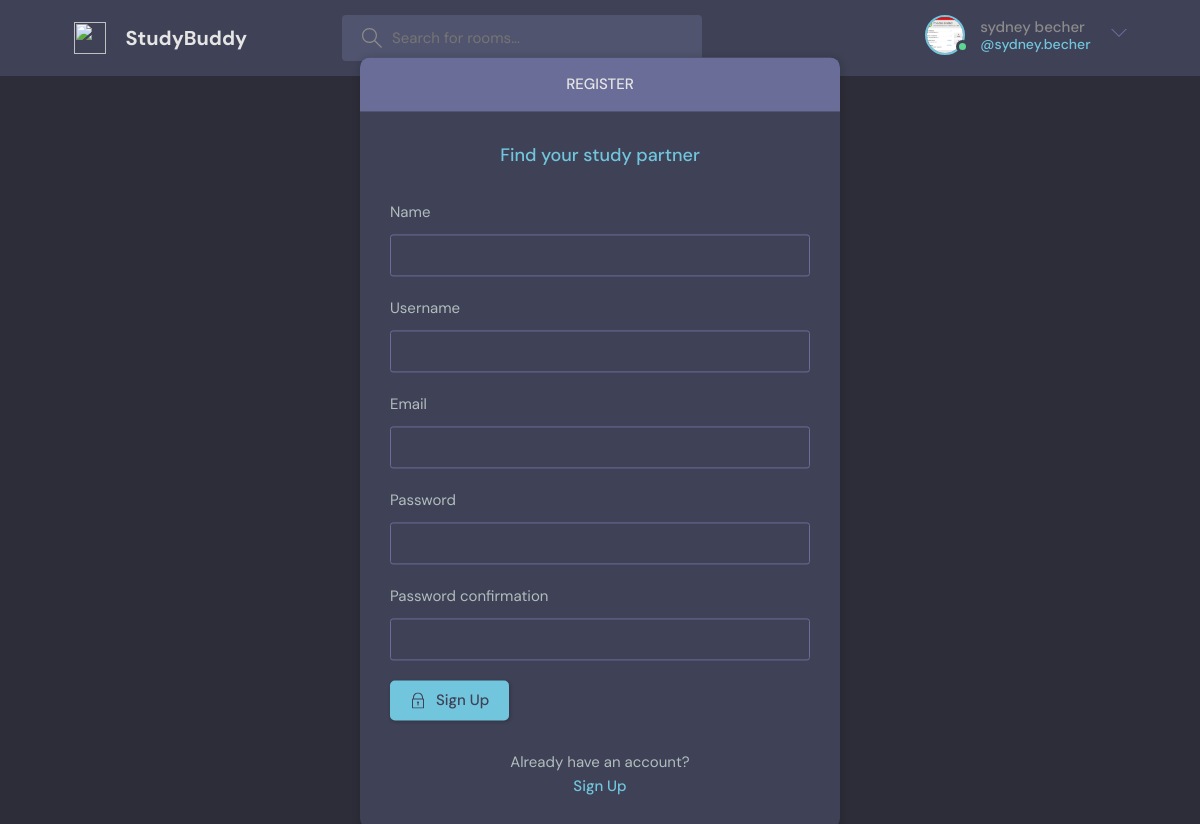
Page /register/ (signed in) on the committed database.
### base/models.py (models this page shows)
class User(AbstractUser):
    name = models.CharField(max_length=200, null=True)
    email = models.EmailField(unique=True, null=True)
    bio = models.TextField(null=True)
    avatar = models.ImageField(null=True, default="avatar.svg")
    USERNAME_FIELD = 'email'
    REQUIRED_FIELDS = []

### base/views.py (the view, shortened to what this page needs)
# urls.py: path('register/', views.register_user, name='register'),
def register_user(request):
    form = MyUserCreationForm()
    context = {'form': form}
    return render(request, 'base/login_register.html', context)

### base/form.py
class MyUserCreationForm(UserCreationForm):
    class Meta:
        model = User
        fields = [
            'name',
            'username',
            'email',
            'password1',
            'password2',
        ]

### base/templates/base/login_register.html (shortened to what this page needs)
{% extends 'main.html' %}
{% block content %}
<main class="auth layout">
    {% if page == 'login' %}
    <div class="container">
        <div class="layout__box">
            <div class="layout__boxHeader">
                <div class="layout__boxTitle">
                    <h3>Login</h3>
                </div>
            </div>
            <div class="layout__body">
                <h2 class="auth__tagline">Find your study partner</h2>
                <form class="form" action="" method="POST">
                    {% csrf_token %}
                    <div class="form__group form__group">
                        <label for="room_name">Email</label>
                        <input id="email" name="email" type="email" placeholder="email" />
                    </div>
                    <div class="form__group">
                        <label for="password">Password</label>
                        <input
                                id="password"
                                name="password"
                                type="password"
                                placeholder="password"
                        />
                    </div>
                    <button class="btn btn--main" type="submit">
                        <svg
                                version="1.1"
                                xmlns="http://www.w3.org/2000/svg"
                                width="32"
                                height="32"
                                viewBox="0 0 32 32"
                        >
                            <title>lock</title>
                            <path
                                    d="M27 12h-1v-2c0-5.514-4.486-10-10-10s-10 4.486-10 10v2h-1c-0.553 0-1 0.447-1 1v18c0 0.553 0.447 1 1 1h22c0.553 0 1-0.447 1-1v-18c0-0.553-0.447-1-1-1zM8 10c0-4.411 3.589-8 8-8s8 3.589 8 8v2h-16v-2zM26 30h-20v-16h20v16z"
                            ></path>
                            <path
                                    d="M15 21.694v4.306h2v-4.306c0.587-0.348 1-0.961 1-1.694 0-1.105-0.895-2-2-2s-2 0.895-2 2c0 0.732 0.413 1.345 1 1.694z"
                            ></path>
                        </svg>
                        Login
                    </button>
                </form>
                <div class="auth__action">
                    <p>Haven't signed up yet?</p>
                    <a href="{% url 'register' %}" class="btn btn--link">Sign Up</a>
                </div>
            </div>
        </div>
    </div>
    {% else %}
     <div class="container">
        <div class="layout__box">
            <div class="layout__boxHeader">
                <div class="layout__boxTitle">
                    <h3>Register</h3>
                </div>
            </div>
            <div class="layout__body">
                <h2 class="auth__tagline">Find your study partner</h2>
                <form class="form" action="" method="POST">
                    {% for field in form %}
                    <div class="form__group form__group">
                        <label for="{{ field.label }}">{{ field.label }}</label>
                        {{ field }}
                    </div>
                    {% endfor %}
                    <button class="btn btn--main" type="submit">
                        Sign Up
                    </button>
                </form>
                <div class="auth__action">
                    <p>Already have an account?</p>
                    <a href="{% url 'login' %}" class="btn btn--link">Sign Up</a>
                </div>
            </div>
        </div>
    </div>
    {% endif %}
</main>
{% endblock content %}

### templates/navbar.html (shortened to what this page needs)
{% load static %}
<header class="header header--loggedIn">
    <div class="container">
        <a href="{% url 'home' %}" class="header__logo">
            <img src="{% static 'images/logo.svg  ' %}" />
            <h1>StudyBuddy</h1>
        </a>
        <form action="{% url 'home' %}" class="header__search">
            <label>
                <input type="text" name="q" placeholder="Search for rooms..." />
            </label>
        </form>
        <nav class="header__menu">
            {% if request.user.is_authenticated %}
            <div class="header__user">
                <a href="{% url 'update-user'  %}">
                    <div class="avatar avatar--medium active">
                        <img src="{{ request.user.avatar.url }}" />
                    </div>
                    <p>{{ request.user.first_name }} {{ request.user.last_name }}<span>@{{ request.user.username }}</span></p>
                </a>
                <button class="dropdown-button">
                    <svg version="1.1" xmlns="http://www.w3.org/2000/svg" width="32" height="32" viewBox="0 0 32 32">
                        <title>chevron-down</title>
                        <path d="M16 21l-13-13h-3l16 16 16-16h-3l-13 13z"></path>
                    </svg>
                </button>
            </div>
            {% else %}
            <a href="{% url 'login' %}">
                <img src="{% static 'images/avatar.svg' %}" />
                <p>Login</p>
            </a>
            {% endif %}
        </nav>
    </div>
</header>

### rows in the picture
User: user.avatar (picture), user.first_name "sydney", user.last_name "becher", user.username "sydney.becher"

### other values in the picture
{{ field.label }} "Name" "Username" "Email" "Password" "Password confirmation"
